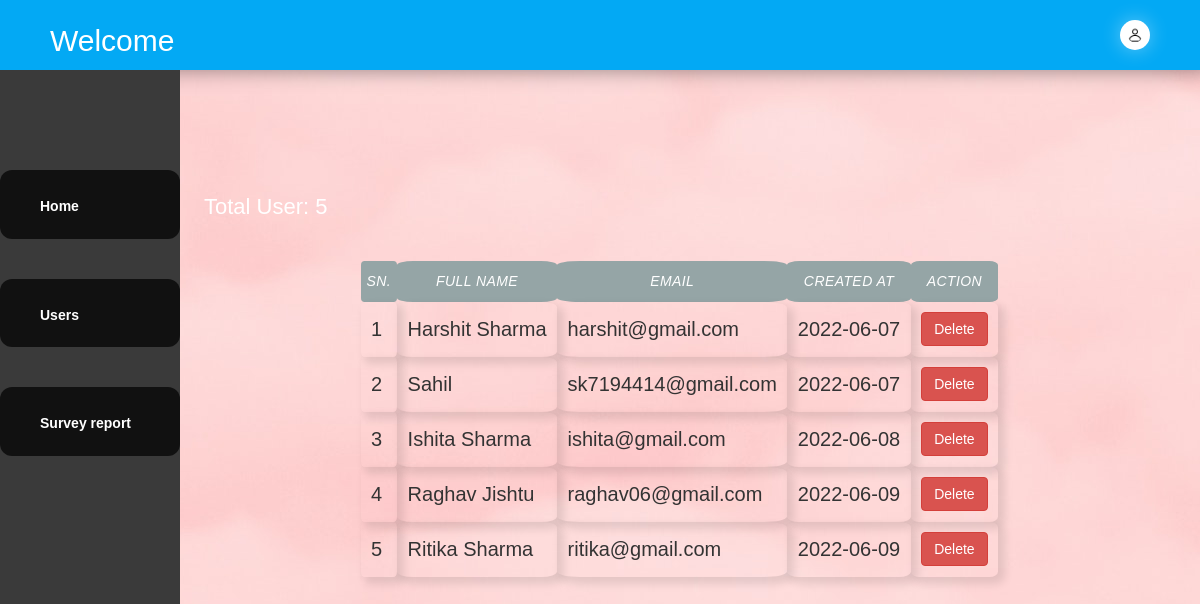
/admin/users.php, run on the app's committed database.
### tables this page shows
CREATE TABLE `users` (
  `id` int(10) NOT NULL,
  `name` varchar(255) NOT NULL,
  `email` varchar(255) NOT NULL,
  `password` varchar(30) NOT NULL,
  `date` date NOT NULL DEFAULT current_timestamp()
);

### admin/users.php (the view, shortened to what this page needs)
<?php
  include '../nav.php';
  include 'sidebar.php';
  $q = mysqli_query($conn,"SELECT * FROM users");
  $total = mysqli_num_rows($q);
  ?>
<head>
</head>
<body style="background-image: url('clouds.jpg');">
<p id="entries">Total User: <?php echo $total; ?></p>
  <table border="1" cellspacing="0" cellpadding="10">
    <tr>
      <th>Sn.</th>
      <th>Full Name</th>
      <th>Email</th>
      <th>Created At</th>
      <th>Action</th>
    </tr>
    <?php
    $sql = "SELECT * FROM users";
    $result = mysqli_query($conn,$sql);
    $sn = 1;
    if (mysqli_num_rows($result) > 0) {
    while($row = mysqli_fetch_assoc($result)) {
      $id = $row['id'];
    ?>
    <tr>
      <td><?php echo $sn++;?></td>
      <td><?php echo $row['name']?></td>
      <td><?php echo $row['email']?></td>
      <td><?php echo $row['date']?></td>
      <td><?php
          echo '<a href="update.php?q=deleteuser&id='.$id.'">
          <button class="btn btn-danger">Delete</button>
          </a>';
      ?></td>
    <tr>
      <?php }};?>
  </table>
</body>

### nav.php (shortened to what this page needs)
<!DOCTYPE html>
<html lang="en">
<head>
    <link rel="stylesheet" href="https://cdn.jsdelivr.net/npm/bootstrap@3.3.7/dist/css/bootstrap.min.css"
>
    <link rel="stylesheet" href="welcome.css">
    <link rel="stylesheet" href="navbar.css">
</head>
<body>
<nav>
            <div class="header">
                <h2><?php echo "Welcome ". $_SESSION['username']?></h2>
            </div>
            <div class="profile">
            </div>
</nav>
</body>

### admin/sidebar.php (shortened to what this page needs)
<!DOCTYPE html>
<html lang="en">
<head>
</head>
<body>
    <div class="sidebar">
        <ul>
            <li><a href="dash.php">Home</a></li>
            <li><a href="users.php">Users</a></li>
            <li><a href="survey_report.php">Survey report</a></li>
        </ul>
    </div>
</body>
</html>

### welcome.css (style rules this page uses)
* { margin: 0; padding: 0; box-sizing: border-box; font-family: 'Poppins',sans-serif; }
body { position: relative; }
nav { width: 100%; height: 7rem; padding: 0 5rem; background-color: #03a9f4; box-shadow: 10px 0 20px rgba(0,0,0,0.42); display: flex; align-items: center; justify-content: space-between; z-index: 2; }
nav .header h2 { color: #fff; }
nav .profile { position: relative; width: 3rem; height: 3rem; background-color: #fff; border-radius: 50%; box-shadow: 0 0 20px rgba(255,255,255,0.4); }
nav .profile::before { content: ''; position: absolute; top: 50%; left: 50%; width: 50%; height: 50%; transform: translate(-50%,-50%); border-radius: 50%; background-image: url('profile.png'); background-repeat: no-repeat; background-size: cover; }
table { font-size: 2rem; }
.header { margin: 5rem 0; }

### admin/navbar.css (style rules this page uses)
* { margin: 0; padding: 0; box-sizing: border-box; font-family: 'Poppins',sans-serif; }
body { position: relative; }
nav { width: 100%; height: 7rem; padding: 0 5rem; background-color: #03a9f4; box-shadow: 10px 0 20px rgba(0,0,0,0.42); display: flex; align-items: center; justify-content: space-between; z-index: 2; }
nav .header h2 { color: #fff; }
nav .profile { position: relative; width: 3rem; height: 3rem; background-color: #fff; border-radius: 50%; box-shadow: 0 0 20px rgba(255,255,255,0.4); }
nav .profile::before { content: ''; position: absolute; top: 50%; left: 50%; width: 50%; height: 50%; transform: translate(-50%,-50%); border-radius: 50%; background-image: url('../profile.png'); background-repeat: no-repeat; background-size: cover; }
table { font-size: 2rem; }
.header { margin: 5rem 0; }

### admin/sidebar.php (style rules this page uses)
* { margin: 0; padding: 0; box-sizing: border-box; font-family: 'Poppins',sans-serif; }
.sidebar { position: relative; max-width:15%; width: 15%; min-height: 100vh; height: auto; background-color: rgb(58, 58, 58); display: flex; padding-top: 10rem; }
.sidebar ul { position: relative; width: 100%; list-style: none; }
.sidebar ul li { position: relative; margin-bottom: 4rem; width: 100%; padding: 2rem; cursor: pointer; background: rgba(0,0,0,0.7); font-size: 20px; transition: .4s; border-radius: 12px; }
.sidebar ul li a { text-decoration: none; color: #fff; font-weight: bold; font-size: 1.4rem; padding-left: 2rem; text-align: center; }

### admin/users.php (style rules this page uses)
table { position: absolute; top: 30%; left: 30%; display: flex; justify-content: center; align-items: center; border: transparent; }
table th { text-align: center; color: #fff; padding: 1rem .6rem; font-style: italic; font-weight: 300; background-color: #95A5A6; font-size: 14px; text-transform: uppercase; letter-spacing: 0.03em; border: rosybrown; border-radius: 10%; }
table tr td { padding: 1rem; background: transparent; box-shadow: 5px 5px 9px 2px rgba(0, 0, 0, 0.1); flex-basis: 10%; border-radius: 10%; }
#entries { position: absolute; top:22%; left:17%; font-size: 2.2rem; color: #ffffff; }

### data on the page
users: name "Harshit Sharma", email "harshit@gmail.com", date "2022-06-07"
users: name "Sahil", email "sk7194414@gmail.com", date "2022-06-07"
users: name "Ishita Sharma", email "ishita@gmail.com", date "2022-06-08"
users: name "Raghav Jishtu", email "raghav06@gmail.com", date "2022-06-09"
users: name "Ritika Sharma", email "ritika@gmail.com", date "2022-06-09"

### other printed values
$total "5"
